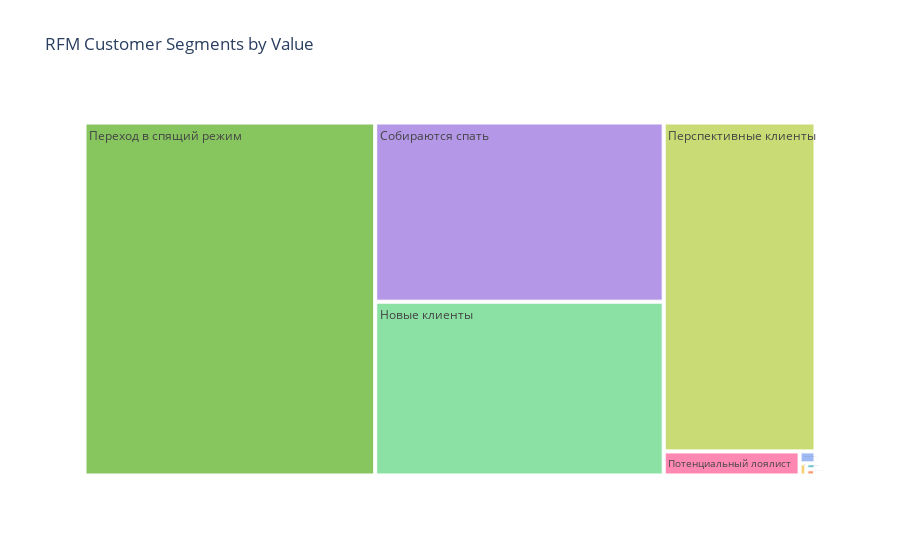

Write notebook code for a chart like this one.
### Markdown cell above
К сожалению, представленный выше график не отображает информацию о сегментах, где количество клиентов < 70, поэтому построим treemap, которое предоставит более детальную информацию о каждом сегменте

### Code cell
#Количество клиентов в каждом сегменте(визуализация с помощью treemap)
#График построил, опираясь на официальную документацию plotly
#Знаю, что графики plotly не будут отображаться в GitLab, но без них как-то совсем скучно
segment_counts = rfm_df.groupby('Segment')['Segment']\
    .count()\
    .to_frame()\
    .rename(columns = {'Segment' : 'amount'})\
    .sort_values("amount", ascending = False)\
    .reset_index()

fig_treemap_segment_product = px.treemap(segment_counts,
                                         path=['Segment'],
                                         values='amount',
                                         color='Segment',
                                         color_discrete_sequence=px.colors.qualitative.Pastel,
                                         title='RFM Customer Segments by Value')
fig_treemap_segment_product.show()

### Figure 1 — Plotly figure (JSON) as saved in the notebook; plotly's stock layout.template omitted (floating-point values rounded to 4 significant figures)
{"data": [{"branchvalues": "total", "customdata": [["Чемпики"], ["Нуждаются во внимании"], ["Постоянные клиенты"], ["Нельзя терять"], ["Переход в спящий режим"], ["Подвержен риску"], ["Потенциальный лоялист"], ["Перспективные клиенты"], ["Новые клиенты"], ["Собираются спать"]], "domain": {"x": [0, 1], "y": [0, 1]}, "hovertemplate": "labels=%{label}<br>amount=%{value}<br>parent=%{parent}<br>id=%{id}<br>Segment=%{customdata[0]}<extra></extra>", "ids": ["Чемпики", "Нуждаются во внимании", "Постоянные клиенты", "Нельзя терять", "Переход в спящий режим", "Подвержен риску", "Потенциальный лоялист", "Перспективные клиенты", "Новые клиенты", "Собираются спать"], "labels": ["Чемпики", "Нуждаются во внимании", "Постоянные клиенты", "Нельзя терять", "Переход в спящий режим", "Подвержен риску", "Потенциальный лоялист", "Перспективные клиенты", "Новые клиенты", "Собираются спать"], "marker": {"colors": ["rgb(102, 197, 204)", "rgb(246, 207, 113)", "rgb(248, 156, 116)", "rgb(220, 176, 242)", "rgb(135, 197, 95)", "rgb(158, 185, 243)", "rgb(254, 136, 177)", "rgb(201, 219, 116)", "rgb(139, 224, 164)", "rgb(180, 151, 231)"]}, "name": "", "parents": ["", "", "", "", "", "", "", "", "", ""], "type": "treemap", "values": [20, 30, 20, 1, 37769, 70, 1205, 18375, 18455, 19025]}], "layout": {"legend": {"tracegroupgap": 0}, "title": {"text": "RFM Customer Segments by Value"}, "treemapcolorway": ["rgb(102, 197, 204)", "rgb(246, 207, 113)", "rgb(248, 156, 116)", "rgb(220, 176, 242)", "rgb(135, 197, 95)", "rgb(158, 185, 243)", "rgb(254, 136, 177)", "rgb(201, 219, 116)", "rgb(139, 224, 164)", "rgb(180, 151, 231)", "rgb(179, 179, 179)"]}}
